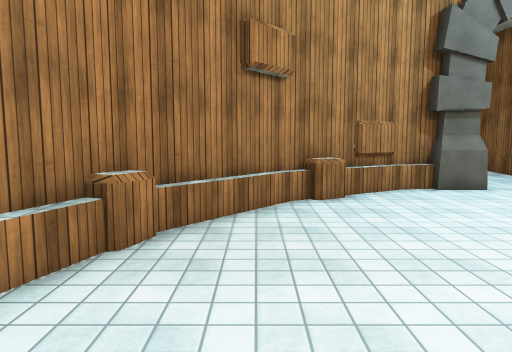
view 1 (above)

16 first-person views from a walk through a 3-D level made in the Unity game engine. The camera is 1.5 m above the floor, tilts 6° down and sees 70° across. The floor is counted in squares, 1 m on a side. Each view is taken from the middle of a square. On the plan, view 1 faces up. The plan holds only what a view shows up to about 16 squares ahead; the rest is blank. The player is left out. Door leaves are left out, so doorways stand open. Surface patterns are stand-ins for the level's own textures.

view 2
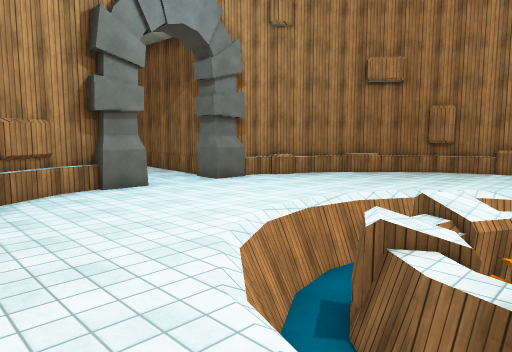

view 3
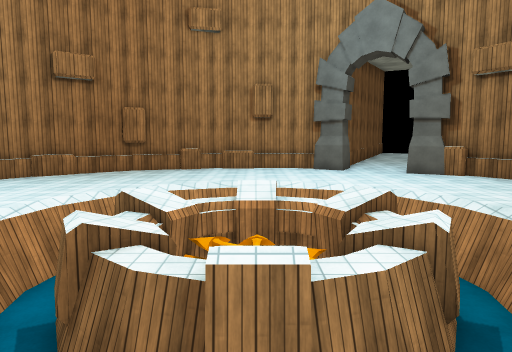

view 4
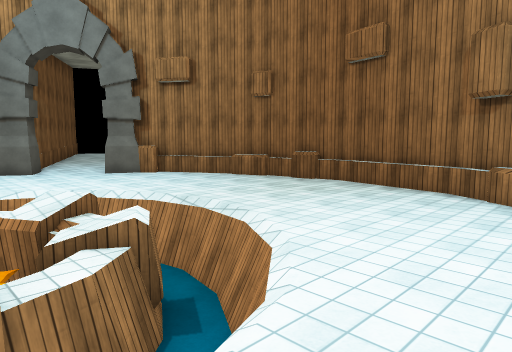

view 5
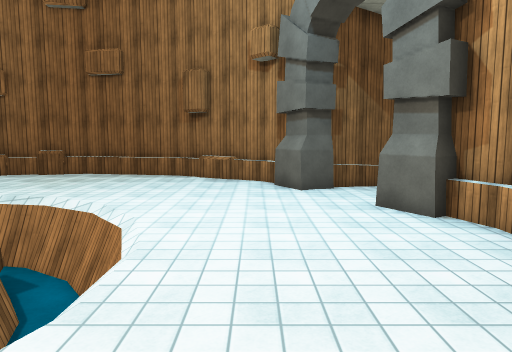

view 6
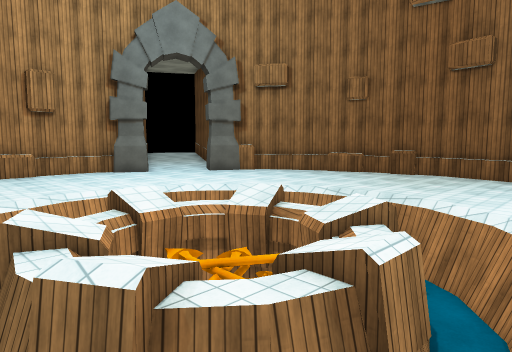

view 7
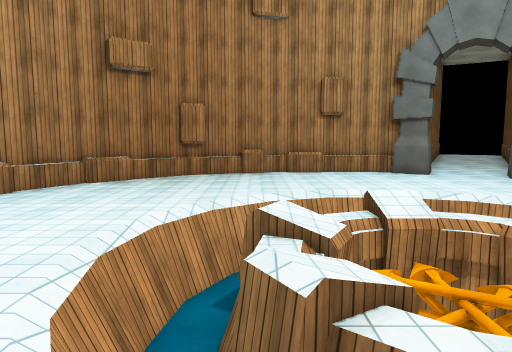

view 8
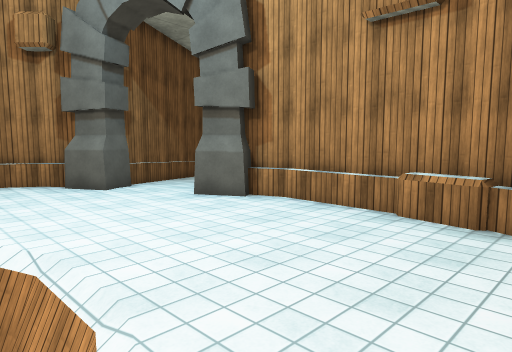

view 9
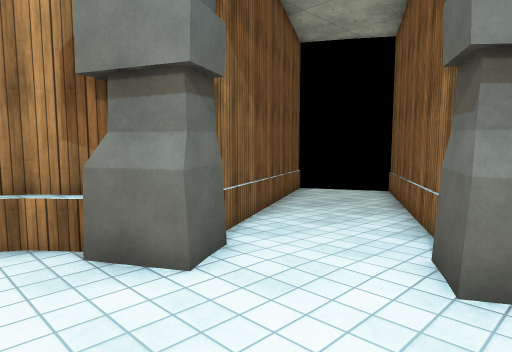

view 10
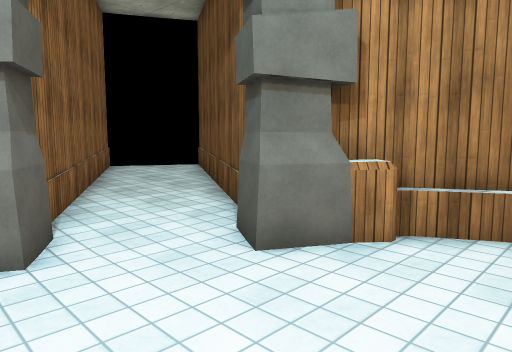

view 11
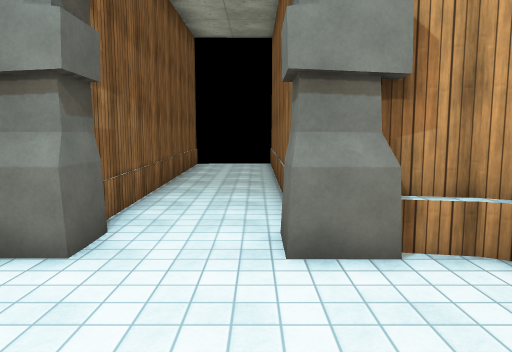

view 12
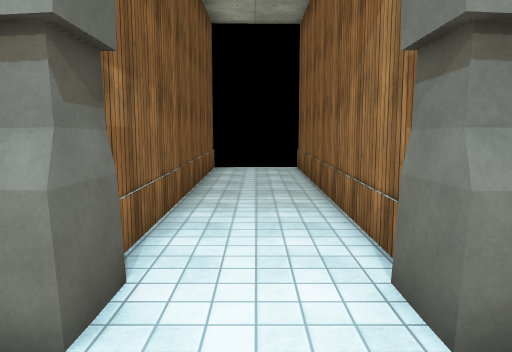

view 13
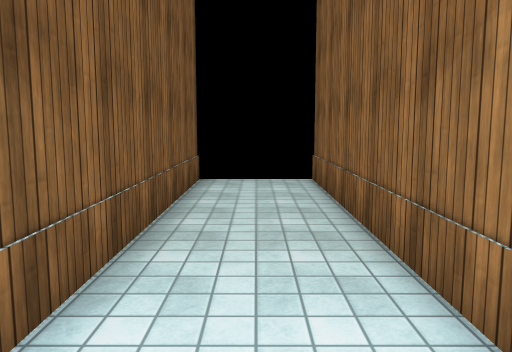

view 14
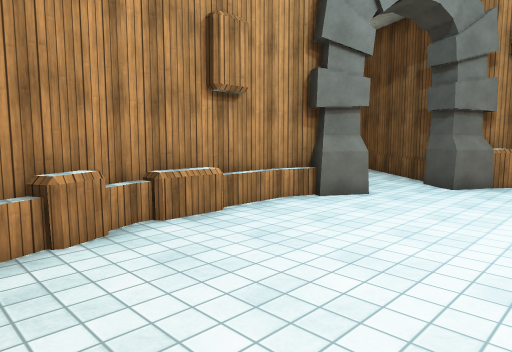

view 15
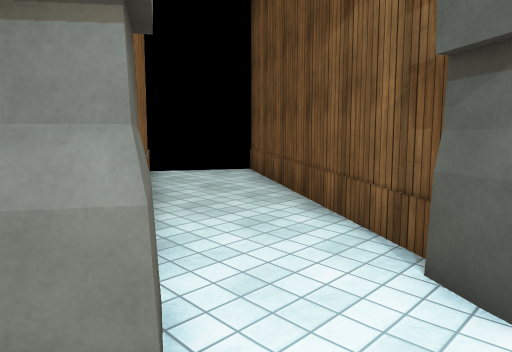

view 16
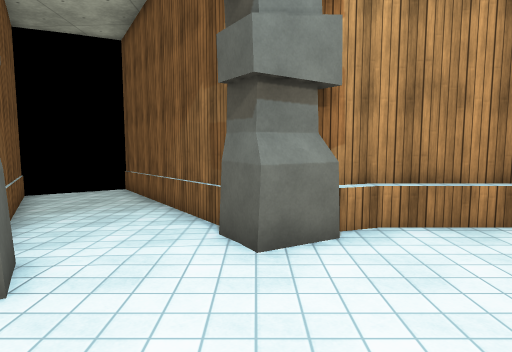

### Floor plan
Key: @ floor where view 1 was taken; # wall or solid block; . main floor; : floor 0.25 m higher than the main floor; - floor 0.25 m lower than the main floor; + floor 0.5 m higher than the main floor; _ floor 0.5 m lower than the main floor; D open door; = window, fence, low wall or low ledge; ^ raised ledge; v drop or lower ground.
Columns run from 11 left of view 1 to 27 right of it. Each row starts with its distance up from view 1.
 23                  #   #
 22                  #:::#
 21                  #:::#
 20                  #:::#
 19                  #:::#
 18                  #:::#
 17                  #:::#
 16                  #:::#
 15                  #...#
 14                  #...#
 13                  #...#
 12                  #...#
 11               ####DDD###=
 10              ###.......=###
  9            ##^...........=##
  8           ##..............=##
  7          ##.................#
  6          #=.................##
  5         ##........vvv........##
  4         #=......vvvvvvv......=#
  3         #......vvvvvvvvv.....=#
  2         ^...... v..v..  ......#
  1         #.....v vvv vvv v.....^
  0         #..@..v :v   v: v.....#=
 -1         #.....v vvv vvv v.....#
 -2         #......vv..v..vv......#
 -3         ##.....vvvvvvv v.....##
 -4        ##DD.....vvvvvvv.....DD##
 -5       ##.DD.......vvv.......DD.##
 -6     ###..DD#...............#DD..###
 -7   ###---.DD#...............#DD.:::###
 -8 ###-----####..............#####:::::###
 -9 #__---###  ##=...........=##  ###::::+#
-10  ___-##     ###=.......^###     ##::+
-11   _###        ###########        ###+
-12   ##                               ##

Positions as (right, up) in squares from view 1, and headings:
1: (0, 0), facing up
2: (1, 0), facing up-right
3: (1, 0), facing right
4: (1, 0), facing down-right
5: (1, 4), facing down
6: (3, 4), facing down-right
7: (3, 3), facing right
8: (4, 4), facing down-left
9: (2, -3), facing down-left
10: (13, -3), facing down-right
11: (9, 6), facing up
12: (8, 8), facing up
13: (8, 12), facing up
14: (13, 5), facing down-right
15: (16, -3), facing down-right
16: (3, -4), facing left
